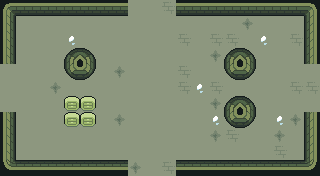

This game map was drawn from its Tiled (.tmx) file and the tilesets committed beside it. A one-line description and the full map source follow:
An orthogonal 20x11 tile map with 16x16 px tiles, 6 tile layers (ground, dressing, decor, walls, ...), 3 tilesets and 10 objects (5x ENTRY, 4x PROP, EXIT).

<map version="1.10" tiledversion="1.10.2" orientation="orthogonal" renderorder="right-down" width="20" height="11" tilewidth="16" tileheight="16" infinite="0" nextlayerid="8" nextobjectid="11">
 <tileset firstgid="1" name="wall" tilewidth="16" tileheight="16" tilecount="110" columns="10">
  <image source="../../../gfx/tiles/ruins/tilesetwallsimple.png" width="160" height="176" />
 </tileset>
 <tileset firstgid="111" name="floor" tilewidth="16" tileheight="16" tilecount="374" columns="22">
  <image source="../../../gfx/tiles/ruins/tilesetinteriorfloor.png" width="352" height="272" />
 </tileset>
 <tileset firstgid="485" name="elements" tilewidth="16" tileheight="16" tilecount="27" columns="9">
  <image source="../../../gfx/tiles/ruins/elements.png" width="144" height="48" />
 </tileset>
 <layer id="1" name="ground" width="20" height="11">
  <data encoding="csv">
277,277,277,342,277,277,277,367,277,277,342,277,277,277,277,277,277,277,277,277,
367,277,277,277,277,277,277,277,277,277,277,277,277,277,277,367,277,277,277,367,
277,277,277,277,366,277,277,277,277,277,277,342,277,342,342,277,366,277,342,342,
366,277,277,277,277,277,277,277,277,277,277,277,277,367,277,277,277,277,277,277,
277,277,277,277,277,277,277,367,277,277,277,342,277,277,277,277,277,277,277,277,
277,277,277,367,277,277,277,277,277,277,277,342,366,342,277,277,277,277,342,342,
277,277,277,277,277,277,277,277,277,277,277,277,277,367,277,277,277,277,277,277,
342,277,277,277,277,277,277,367,277,277,277,277,277,366,277,277,277,366,367,277,
277,277,277,277,277,277,277,277,277,277,277,277,277,367,342,277,277,367,277,277,
277,277,277,277,277,277,277,277,277,277,277,277,277,277,277,277,277,342,277,277,
277,277,277,277,277,277,277,277,367,277,342,277,277,277,277,277,277,366,342,277
</data>
 </layer>
 <layer id="2" name="dressing" width="20" height="11">
  <data encoding="csv">
0,0,0,0,0,0,0,0,0,0,0,0,0,0,0,0,0,0,0,0,
0,0,0,0,0,0,0,0,0,0,0,0,0,0,0,0,0,0,0,0,
0,0,0,0,0,0,0,0,0,0,0,0,0,0,0,0,0,0,0,0,
0,0,0,0,0,0,0,0,0,0,0,0,0,0,0,0,0,0,0,0,
0,0,0,0,0,0,0,0,0,0,0,0,0,0,0,0,0,0,0,0,
0,0,0,0,0,0,0,0,0,0,0,0,0,0,0,0,0,0,0,0,
0,0,0,0,0,0,0,0,0,0,0,0,0,0,0,0,0,0,0,0,
0,0,0,0,0,0,0,0,0,0,0,0,0,0,0,0,0,0,0,0,
0,0,0,0,0,0,0,0,0,0,0,0,0,0,0,0,0,0,0,0,
0,0,0,0,0,0,0,0,0,0,0,0,0,0,0,0,0,0,0,0,
0,0,0,0,0,0,0,0,0,0,0,0,0,0,0,0,0,0,0,0
</data>
 </layer>
 <layer id="3" name="decor" width="20" height="11">
  <data encoding="csv">
0,0,0,0,0,0,0,0,0,0,0,0,0,0,0,0,0,0,0,0,
0,0,0,0,0,0,0,0,0,0,0,0,0,0,0,0,0,0,0,0,
0,0,0,0,0,0,0,0,0,0,0,0,0,0,0,0,0,0,0,0,
0,0,0,0,0,0,0,0,0,0,0,0,0,0,0,0,0,0,0,0,
0,0,0,0,0,0,0,0,0,0,0,0,0,0,0,0,0,0,0,0,
0,0,0,0,0,0,0,0,0,0,0,0,0,0,0,0,0,0,0,0,
0,0,0,0,0,0,0,0,0,0,0,0,0,0,0,0,0,0,0,0,
0,0,0,0,0,0,0,0,0,0,0,0,0,0,0,0,0,0,0,0,
0,0,0,0,0,0,0,0,0,0,0,0,0,0,0,0,0,0,0,0,
0,0,0,0,0,0,0,0,0,0,0,0,0,0,0,0,0,0,0,0,
0,0,0,0,0,0,0,0,0,0,0,0,0,0,0,0,0,0,0,0
</data>
 </layer>
 <layer id="4" name="walls" width="20" height="11">
  <data encoding="csv">
66,69,69,69,69,69,69,69,0,0,0,69,69,69,69,69,69,69,69,70,
76,0,0,0,0,0,0,0,0,0,0,0,0,0,0,0,0,0,0,80,
76,0,0,0,0,0,0,0,0,0,0,0,0,0,0,0,0,0,0,80,
76,0,0,0,0,0,0,0,0,0,0,0,0,0,0,0,0,0,0,80,
0,0,0,0,0,0,0,0,0,0,0,0,0,0,0,0,0,0,0,0,
0,0,0,0,0,0,0,0,0,0,0,0,0,0,0,0,0,0,0,0,
0,0,0,0,0,0,0,0,0,0,0,0,0,0,0,0,0,0,0,0,
76,0,0,0,0,0,0,0,0,0,0,0,0,0,0,0,0,0,0,80,
76,0,0,0,0,0,0,0,0,0,0,0,0,0,0,0,0,0,0,80,
76,0,0,0,0,0,0,0,0,0,0,0,0,0,0,0,0,0,0,80,
106,109,109,109,109,109,109,109,0,0,0,109,109,109,109,109,109,109,109,110
</data>
 </layer>
 <layer id="5" name="props" width="20" height="11">
  <data encoding="csv">
0,0,0,0,0,0,0,0,0,0,0,0,0,0,0,0,0,0,0,0,
0,0,0,0,0,0,0,0,0,0,0,0,0,0,0,0,0,0,0,0,
0,0,0,0,0,0,0,0,0,0,0,0,0,0,0,0,0,0,0,0,
0,0,0,0,78,79,0,0,0,0,0,0,0,0,78,79,0,0,0,0,
0,0,0,0,88,89,0,0,0,0,0,0,0,0,88,89,0,0,0,0,
0,0,0,0,0,0,0,0,0,0,0,0,0,0,0,0,0,0,0,0,
0,0,0,0,492,492,0,0,0,0,0,0,0,0,78,79,0,0,0,0,
0,0,0,0,492,492,0,0,0,0,0,0,0,0,88,89,0,0,0,0,
0,0,0,0,0,0,0,0,0,0,0,0,0,0,0,0,0,0,0,0,
0,0,0,0,0,0,0,0,0,0,0,0,0,0,0,0,0,0,0,0,
0,0,0,0,0,0,0,0,0,0,0,0,0,0,0,0,0,0,0,0
</data>
 </layer>
 <layer id="6" name="overhead" width="20" height="11">
  <data encoding="csv">
0,0,0,0,0,0,0,0,0,0,0,0,0,0,0,0,0,0,0,0,
0,0,0,0,0,0,0,0,0,0,0,0,0,0,0,0,0,0,0,0,
0,0,0,0,0,0,0,0,0,0,0,0,0,0,0,0,0,0,0,0,
0,0,0,0,0,0,0,0,0,0,0,0,0,0,0,0,0,0,0,0,
0,0,0,0,0,0,0,0,0,0,0,0,0,0,0,0,0,0,0,0,
0,0,0,0,0,0,0,0,0,0,0,0,0,0,0,0,0,0,0,0,
0,0,0,0,0,0,0,0,0,0,0,0,0,0,0,0,0,0,0,0,
0,0,0,0,0,0,0,0,0,0,0,0,0,0,0,0,0,0,0,0,
0,0,0,0,0,0,0,0,0,0,0,0,0,0,0,0,0,0,0,0,
0,0,0,0,0,0,0,0,0,0,0,0,0,0,0,0,0,0,0,0,
0,0,0,0,0,0,0,0,0,0,0,0,0,0,0,0,0,0,0,0
</data>
 </layer>
 <objectgroup id="7" name="spawns">
  <object id="1" name="UP" type="ENTRY" x="152" y="24" />
  <object id="2" name="DOWN" type="ENTRY" x="152" y="152" />
  <object id="3" name="LEFT" type="ENTRY" x="24" y="88" />
  <object id="4" name="RIGHT" type="ENTRY" x="296" y="88" />
  <object id="5" name="" type="ENTRY" x="168" y="88" />
  <object id="6" name="" type="EXIT" x="152" y="88" />
  <object id="7" name="torch" type="PROP" x="56" y="168" />
  <object id="8" name="torch" type="PROP" x="264" y="168" />
  <object id="9" name="torch" type="PROP" x="8" y="136" />
  <object id="10" name="torch" type="PROP" x="312" y="136" />
 </objectgroup>
</map>
